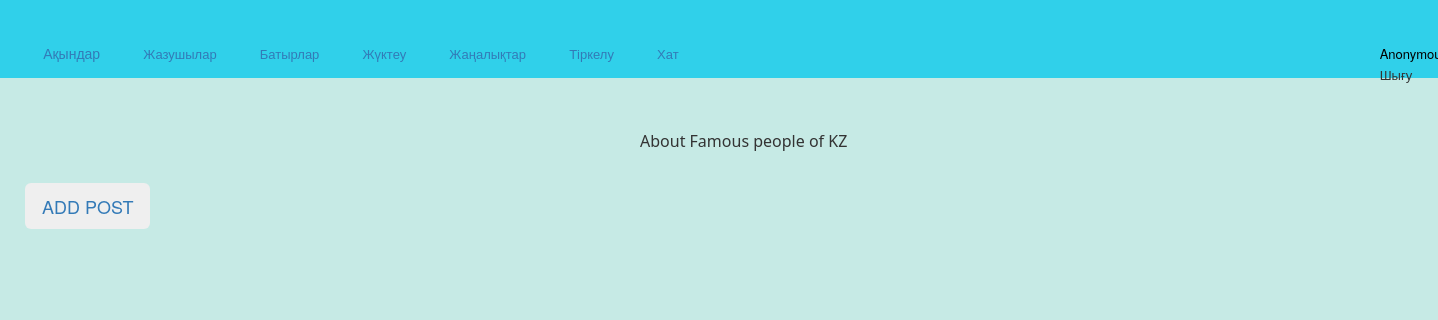
Before: /forupload/ with the older database file.
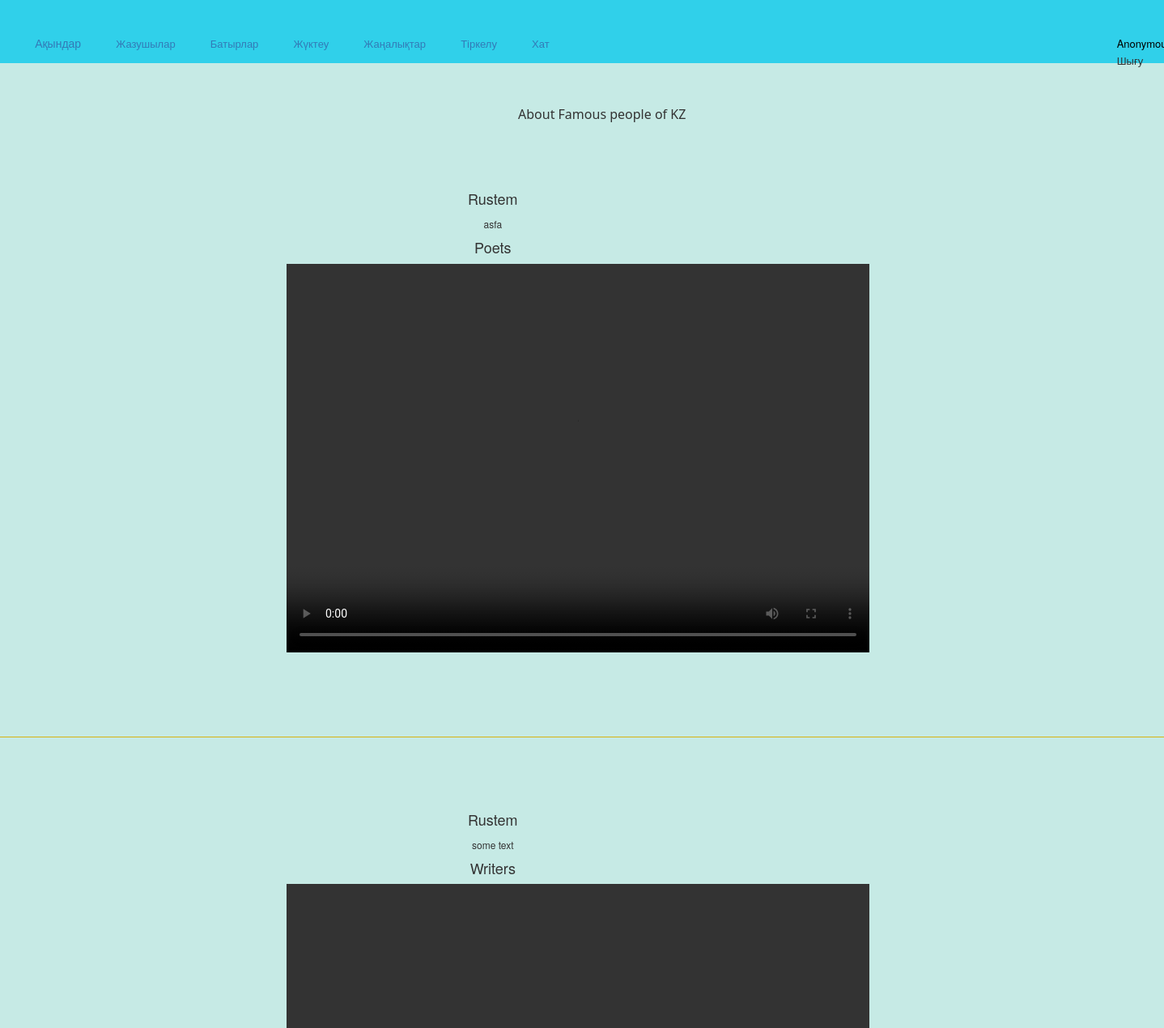
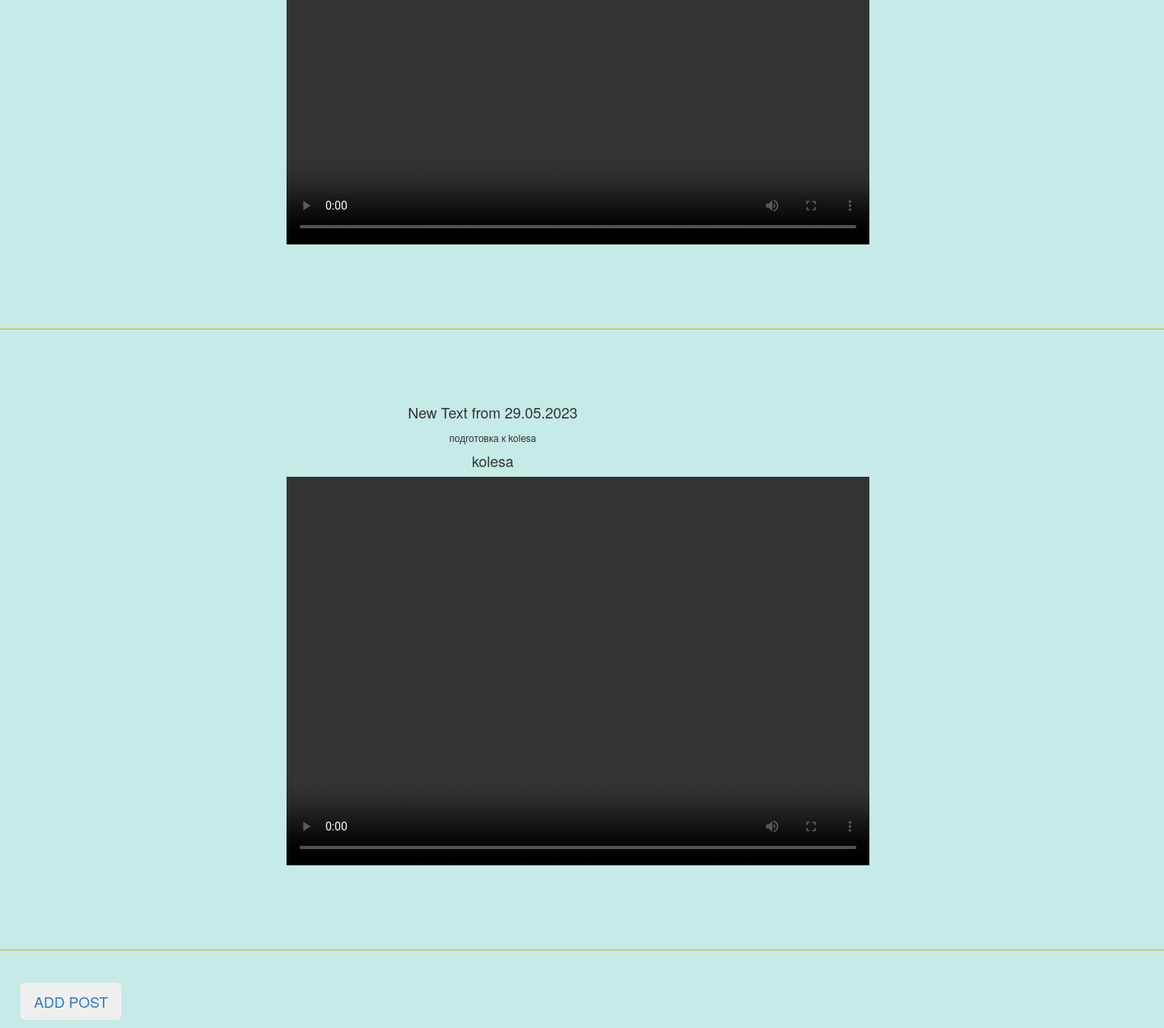
After: the same page with the newer database file (2 pictures, top to bottom).
### main/models.py (models this page shows, shortened)
class Post(models.Model):
    text = models.TextField(max_length=5000)
    name=models.CharField(max_length=50)
    caption = models.CharField(max_length=100)
    video = models.FileField(upload_to="video/%y", validators=[file_size])

### main/views.py (the view)
# urls.py: path('forupload/', views.uploadVideo, name='video-upload'),
def uploadVideo(request):
    video = Post.objects.all()
    return render(request, 'main/forupload.html', {'video' : video})

### main/templates/main/forupload.html (shortened to what this page needs)
<!DOCTYPE html>
<html>
    <head>
        <link rel="stylesheet" href="https://maxcdn.bootstrapcdn.com/bootstrap/3.4.1/css/bootstrap.min.css">
        {% load static %}
        <link type="text/css" href="{% static 'main/css/styles.css' %}"  rel = "stylesheet"  />
        </head>
        {% include 'main/banner.html'%}
	      {% load static %}
        <link type="text/css" href="{% static 'main/css/projectdesign.css' %}"  rel = "stylesheet"  />
        <body>
        <br></br>
        <p class="zag" style="margin-left:40em;">About Famous people of KZ</p>
        {% for x in video %}
        <div class="people">
             <div class="text_direction">
            <br>
            <div style="margin-left:0px">
            <h4>{{x.name}}</h4>
            <text>{{x.text}}</text>
              <br>
              <h4>{{x.caption}}</h4>
              <video class="video" width="720" height="480" controls>
                  <source src="{{x.video.url}}" type="video/mp4">
                </video>
             </div>
            </div>
    </div>
    <br>
    <br>
    <br>
    <br>
    {% endfor %}
    <br>
    <a href="{% url 'index'%}"><button class="btn btn-dark btn-lg" style="margin:0px 20px 10px 25px">ADD POST</button></a>
</body>
</html>

### main/templates/main/banner.html (shortened to what this page needs)
<div class="content">
    <div class="test">
            <div class = "banner">
            <div><a href = "{% url 'main'%}">Ақындар</a></div>
                 <div><a href="{% url 'writers'%}"><text style="font-size: small">Жазушылар</text></a></div>
                <div><a href="{% url 'heroes'%}"><text style="font-size: small">Батырлар</text></a></div>
            <div><a href="{% url 'video-upload'%}"><text style="font-size: small">Жүктеу</text></a>
                </div>
                <div><a href="{% url 'new'%}"><text style="font-size: small">Жаңалықтар</text></a></div>
<div><a href="{% url 'register'%}"><text style="font-size: small">Тіркелу</text></a></div>
<div><a href="{% url 'contact'%}"><text style="font-size: small">Хат</text></a></div>
        <div style="margin-left:700px"><span class="hello-msg"><a href=""> {{request.user}}</a> </span>
            <span><a class="hello-msg logout" href="{% url 'logout' %}">Шығу</a></span>
        </div>
    </div>
    </div>
</div>

### main/static/main/css/styles.css (style rules this page uses)
p.zag { font-family: Noto Sans; font-size: medium; text-align: left; }
.people { display:flex; }
.text_direction text { font-size: 12px; }
.text_direction { margin-inline: 10%; margin-top:80px; margin-top: 3%; }

### main/static/main/css/projectdesign.css (style rules this page uses)
* { box-sizing: border-box; }
.content { height: 90px; }
.banner { display: flex; }
.banner div { margin-left: 3%; margin-top: 3%; height:35px; }

### main/templates/main/banner.html (style rules this page uses)
.hello-msg { font-size: small; color: #333333; padding: 0px; margin-left: 1px; margin-right: 2px; }
.banner { background-color: rgb(48, 208, 234); }
body { background-color: rgb(198, 234, 229); }
a { text-decoration: none; }

### main/templates/main/forupload.html (style rules this page uses)
.video { align-items: center; justify-content: center; margin-left: 15em; }
.people { text-align: center; margin-left: 0; padding: 0; }

Changed rows visible on the page:
added Post: name "Rustem", text "asfa", caption "Poets"
added Post: name "Rustem", text "some text", caption "Writers"
added Post: name "New Text from 29.05.2023", text "подготовка к kolesa", caption "kolesa"
